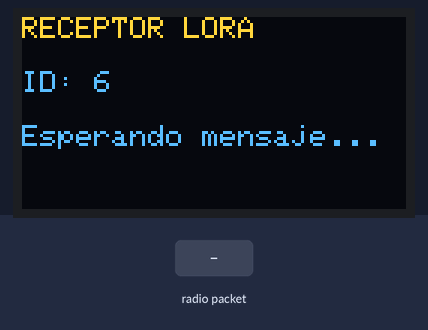
A sketch run on a simulated Arduino Mega 2560, built for the host (arithmetic inside an expression is 32-bit, double 64-bit). Shown: 128×64 one-colour display. The test bench sets the inputs (shaded band). The OLED is the two-colour kind (top 16 rows yellow); no radio packets arrive unless stated; what the sketch prints to the serial monitor is not drawn.

Above: at 2.5 s.
2.6 s: radio packet "5" arrives
Timing chart, 0 to 5.6 s (numbered marks = the images above; inputs shaded):
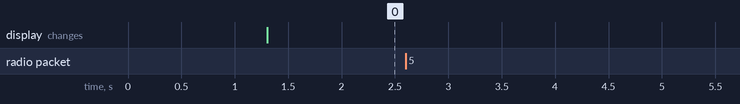

Measured:
- after the input at 2.6 s, every drawn part: stays the same

The sketch:

sensor_lora.ino
```cpp
#include <SPI.h>
#include <LoRa.h>
#include <Wire.h>
#include <Adafruit_GFX.h>
#include <Adafruit_SH110X.h>

// ======================================================
// IDENTIFICACION
// ======================================================

const int MI_ID = 6;

// ======================================================
// OLED
// ======================================================

#define I2C_ADDRESS   0x3C
#define SCREEN_WIDTH  128
#define SCREEN_HEIGHT 64
#define OLED_RESET    -1

Adafruit_SH1106G display(SCREEN_WIDTH, SCREEN_HEIGHT, &Wire, OLED_RESET);

// ======================================================
// PINES LORA
// ======================================================

#define MISO_PIN 19
#define MOSI_PIN 23
#define SCK_PIN 18
#define NSS_PIN 5

// ======================================================
// SETUP
// ======================================================

void setup() {

  Serial.begin(115200);
  delay(1000);

  Serial.println("RECEPTOR LORA");

  Serial.print("Mi ID: ");
  Serial.println(MI_ID);

  // ----------------------------------------------------
  // OLED (mensaje de inicio)
  // ----------------------------------------------------

  Wire.begin();
  delay(250);

  if (!display.begin(I2C_ADDRESS, true)) {
    Serial.println("ERROR: OLED no encontrada");
    while (true);
  }

  display.clearDisplay();
  display.setTextColor(SH110X_WHITE);
  display.setTextSize(1);

  display.setCursor(0, 0);
  display.println("RECEPTOR LORA");

  display.setCursor(0, 18);
  display.print("ID: ");
  display.println(MI_ID);

  display.setCursor(0, 36);
  display.println("Esperando mensaje...");

  display.display();

  // ----------------------------------------------------
  // LORA
  // ----------------------------------------------------

  // iniciar el bus SPI con SPI.begin(...) usando los pines definidos
  SPI.begin(SCK_PIN, MISO_PIN, MOSI_PIN, NSS_PIN);

  // indicar a la librería los pines del módulo con LoRa.setPins(...)
  int RESET = -1;
  int DIO0 = -1;
  LoRa.setPins(NSS_PIN, RESET, DIO0);

  if (!LoRa.begin(433E6)) {

    Serial.println("ERROR: No se pudo iniciar LoRa");

    // OLED (mensaje de error)
    display.clearDisplay();
    display.setCursor(0, 0);
    display.println("ERROR LORA");
    display.display();

    while (true);
  }

  Serial.println("LoRa iniciado correctamente");
  Serial.println("Esperando mensajes...");
}

// ======================================================
// LOOP
// ======================================================

void loop() {

  int packetSize = LoRa.parsePacket();

  if (packetSize) {

    String paquete = "";

    while (LoRa.available()) {
      paquete += (char)LoRa.read();
    }

    procesarMensaje(paquete);
  }
}

// ======================================================
// PROCESAR MENSAJE
// ======================================================

void procesarMensaje(String paquete) {

  Serial.println();
  Serial.print("Paquete recibido: ");
  Serial.println(paquete);

  // Formato: ORIGEN|DESTINO|MENSAJE
  int separador1 = paquete.indexOf('|');
  int separador2 = paquete.indexOf('|', separador1 + 1);

  if (separador1 == -1 || separador2 == -1) {
    Serial.println("Formato incorrecto");
    return;
  }

  int idOrigen = paquete.substring(0, separador1).toInt();
  int idDestino = paquete.substring(separador1 + 1, separador2).toInt();
  String mensaje = paquete.substring(separador2 + 1);

  Serial.print("Origen: ");
  Serial.println(idOrigen);

  Serial.print("Destino: ");
  Serial.println(idDestino);

  Serial.print("Mensaje cifrado: ");
  Serial.println(mensaje);

  // ----------------------------------------------------
  // COMPROBAR DESTINO
  // ----------------------------------------------------

  if (idDestino != MI_ID) {
    Serial.println("Mensaje ignorado.");
    return;
  }

  int rssi = LoRa.packetRssi();

  Serial.println("Mensaje aceptado");
  Serial.print("RSSI: ");
  Serial.println(rssi);

  // ----------------------------------------------------
  // OLED
  // ----------------------------------------------------

  // limpiar la pantalla y mostrar los datos
  display.clearDisplay();
  display.setCursor(0, 0);

  display.print("Mensaje de ID: ");
  display.println(idOrigen);

  display.println();
  display.println("Mensaje cifrado:");
  display.println(mensaje);

  display.println();
  display.print("RSSI: ");
  display.println(rssi);

  display.display();
}
```
